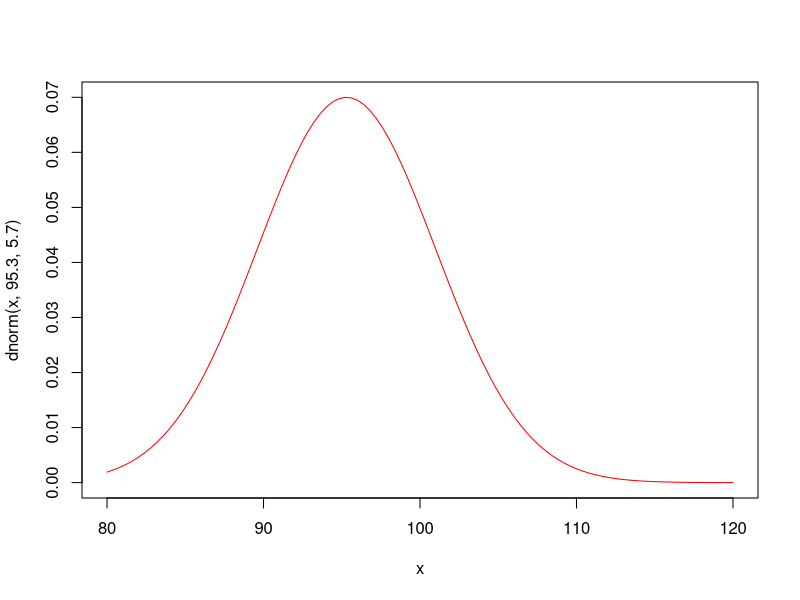
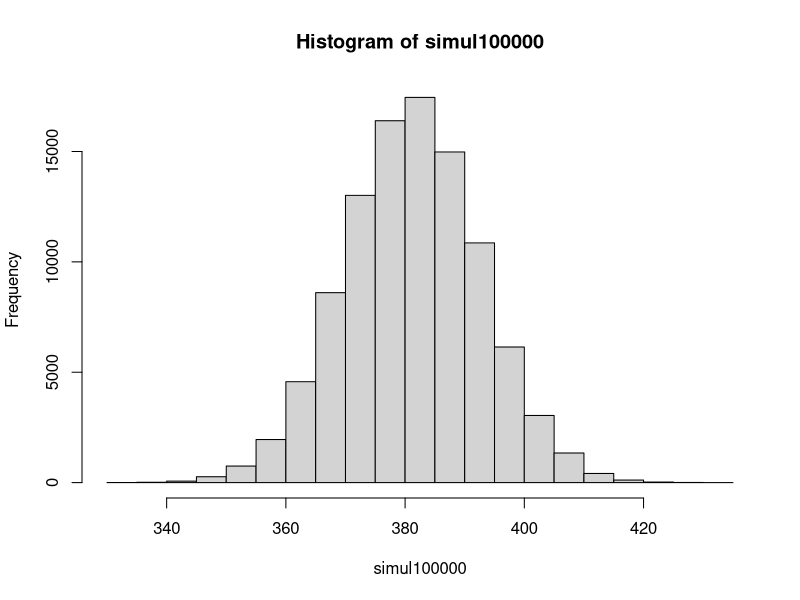
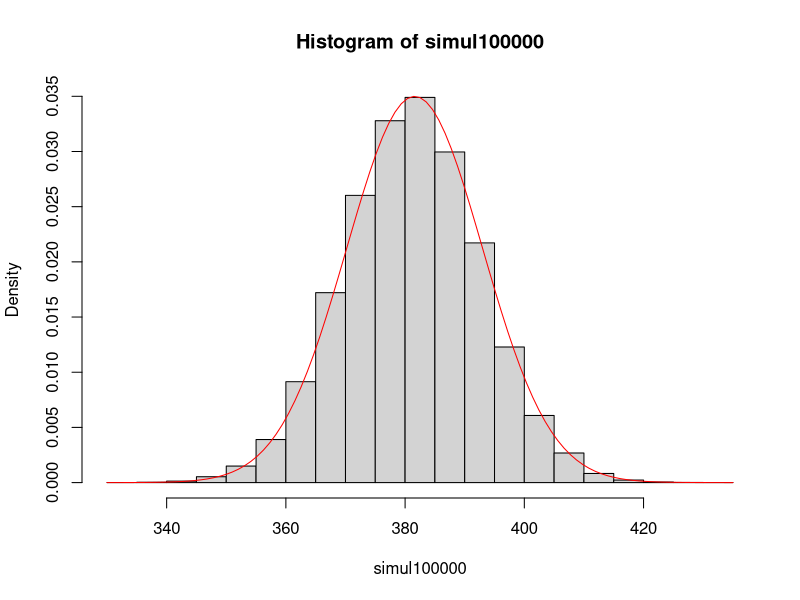

R code for these plots, in order: (Note: this script raises an error after producing the figures.)
#distribucion poblacional (de un resultado)

curve(dnorm(x, 95.3, 5.7), 
      xlim=c(80, 120),
      col="red")

set.seed(84)
n <- 4
simul <- rnorm(n, 95.3, 5.7)
sum(simul)

#suma muestral
set.seed(84)
Y <- function(i){sum(rnorm(n, 95.3, 5.7))}
simul100000 <- sapply(1:100000, Y)
hist(simul100000)
mean(simul100000)

#teoria, valor esperado de Y: E(Y)=n*mu
4*95.3

#dibujemos el teorema
n <- 4
mu <- 95.4
sigma <- 5.7
  
hist(simul100000, freq = FALSE)
curve(dnorm(x, n*mu, sqrt(n)*sigma),
      col="red", add=TRUE)

#la varianza de la suma muestral de n=100
#teoria V(Y)=n*simga^2
n <- 100
n*simga^2
#simulacion (confirmar)
set.seed(84)
n <- 100
Y <- function(i){sum(rnorm(n, 95.3, 5.7))}
simul100000 <- sapply(1:100000, Y)
hist(simul100000)
var(simul100000)

#P(X>103)
mu <- 95.4
sigma <- 5.7
1-pnorm(103, mu, sigma)

#media de la media muestral para n=4
#E(X_bar)
set.seed(84)
n <- 4
X_bar <- function(i){mean(rnorm(n, 95.3, 5.7))}
simul100000 <- sapply(1:100000, X_bar)
hist(simul100000)
mean(simul100000)
mu

#prob media muestral 
#P(Xbar <98)
n <- 4
mu <- 95.4
sigma <- 5.7
pnorm(98, mu, sigma/sqrt(n))

##distribucion de las varianzas muestrales
set.seed(84)
n <- 100
SSq <- function(i){var(rnorm(n, 95.3, 5.7))}
simul100000 <- sapply(1:100000, SSq)
hist(simul100000)

#probabilidad estimada de que SSq>32
mean(as.numeric(simul100000>32))

#teoria P(SSq>32)=P(W>32*(n-1)/sigma^2), 
#W es una variable aleatoria Chi cuadrado
n <- 100
sigma <- 5.7
1-pchisq(32*(n-1)/sigma^2, n-1)

